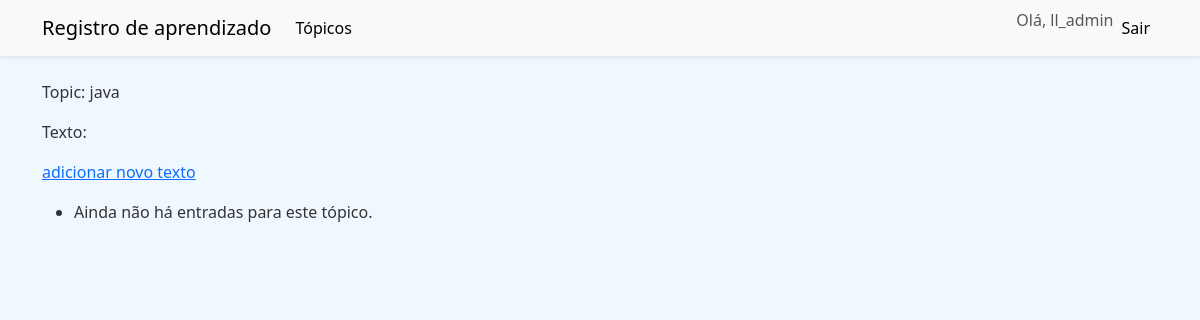
/topics/3/ (signed in), run on an earlier commit of the app's database.
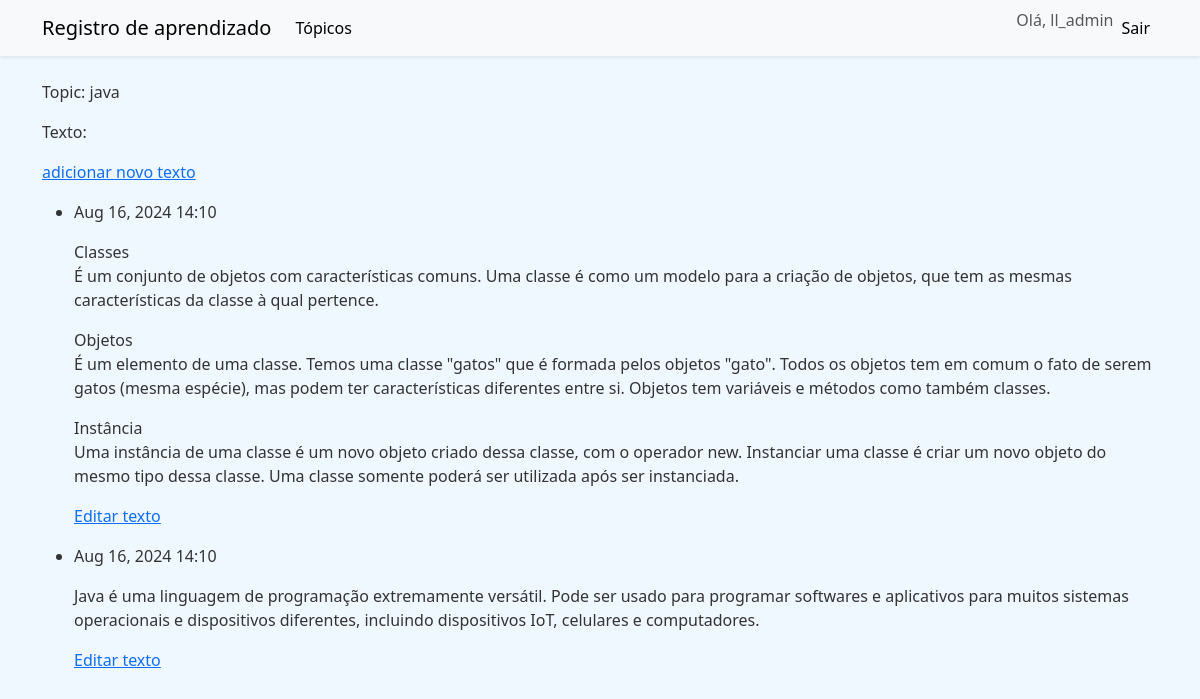
And on a later commit of the database.
### learning_logs/models.py (models this page shows, shortened)
class Topic(models.Model):
    text = models.CharField(max_length=200)
    data_added = models.DateTimeField(auto_now_add=True)
    owner = models.ForeignKey(User, on_delete=models.CASCADE)
    def __str__(self):
        return self.text

class Entry(models.Model):
    topic = models.ForeignKey(Topic, on_delete=models.CASCADE)
    text = models.TextField()
    date_added = models.DateTimeField(auto_now_add= True)
    class Meta:
        verbose_name_plural = 'entries'

### learning_logs/views.py (the view)
# urls.py: path('topics/<topic_id>/', views.topic, name='topic'),
@login_required
def topic(request, topic_id):
    topic = get_object_or_404(Topic, id=topic_id)
    if topic.owner != request.user:
        raise Http404
    entries = topic.entry_set.order_by('-date_added')
    context = {'topic': topic, 'entries': entries}
    return render(request, 'learning_logs/topic.html', context)

### learning_logs/templates/learning_logs/topic.html
{% extends "learning_logs/base.html"%}
{% block content %}
<p>Topic: {{ topic }}</p>
<p>Texto:</p>
<p>
    <a href="{% url 'learning_logs:new_entry' topic.id %}">adicionar novo texto</a>
</p>
<ul>
    {% for entry in entries %}
    <li>
        <p>{{ entry.date_added|date:"M d, Y H:i" }}</p>
        <p>{{ entry.text|linebreaks }}</p>
        <p><a href="{% url 'learning_logs:edit_entry' entry.id %}">Editar texto</a></p>
    </li>
    {% empty %}
    <li>
        Ainda não há entradas para este tópico.
    </li>
    {% endfor %}
</ul>
{% endblock content %}

### learning_logs/templates/learning_logs/base.html (shortened to what this page needs)
<!DOCTYPE html>
<html lang="en">
<head>
    <link href="https://cdn.jsdelivr.net/npm/bootstrap@5.3.0/dist/css/bootstrap.min.css" rel="stylesheet">
    {% load static %}
    <link rel="stylesheet" href="{% static 'styles.css' %}">
</head>
<body>
    <nav class="navbar navbar-expand-lg navbar-light bg-light shadow-sm">
        <div class="container">
            <a class="navbar-brand" href="{% url 'learning_logs:index' %}">Registro de aprendizado</a>
            <div class="collapse navbar-collapse" id="navbarNav">
                <ul class="navbar-nav me-auto mb-2 mb-lg-0">
                    <li class="nav-item">
                        <a class="nav-link" href="{% url 'learning_logs:topics' %}">Tópicos</a>
                    </li>
                </ul>
                <ul class="navbar-nav ms-auto mb-2 mb-lg-0">
                    {% if user.is_authenticated %}
                    <li class="nav-item">
                        <span class="navbar-text">
                            Olá, {{ user.username }}
                        </span>
                    </li>
                    <li class="nav-item">
                        <a class="nav-link" href="{% url 'users:logout' %}">Sair</a>
                    </li>
                    {% endif %}
                </ul>
            </div>
        </div>
    </nav>
    <main class="container mt-4">
        {% block content %}{% endblock %}
    </main>
</body>
</html>

### static/styles.css (style rules this page uses)
body { background-color: #f0f8ff; }
body, .navbar-nav .nav-link { color: #333; }
.navbar { background-color: #007bff; }
.navbar-nav .nav-link { color: black; }

What changed in the data, as far as the page shows it:
added Entry: date_added "Aug 16, 2024 14:10", text "Classes É um conjunto de objetos com características comuns. Uma classe é como um modelo para a criação de objetos, que tem as mesmas características da classe à qual pertence. Objetos É um elemento de uma classe. Temos uma classe \"gatos\" que é formada pelos objetos \"gato\". Todos os objetos tem em comum o fato de serem gatos (mesma espécie), mas podem ter características diferentes entre si. Objetos tem variáveis e métodos como também classes. Instância Uma instância de uma classe é um novo objeto criado dessa classe, com o operador new. Instanciar uma classe é criar um novo objeto do mesmo tipo dessa classe. Uma classe somente poderá ser utilizada após ser instanciada."
added Entry: date_added "Aug 16, 2024 14:10", text "Java é uma linguagem de programação extremamente versátil. Pode ser usado para programar softwares e aplicativos para muitos sistemas operacionais e dispositivos diferentes, incluindo dispositivos IoT, celulares e computadores."
Also different on the page:
text no longer shown: "Ainda não há entradas para este tópico."
